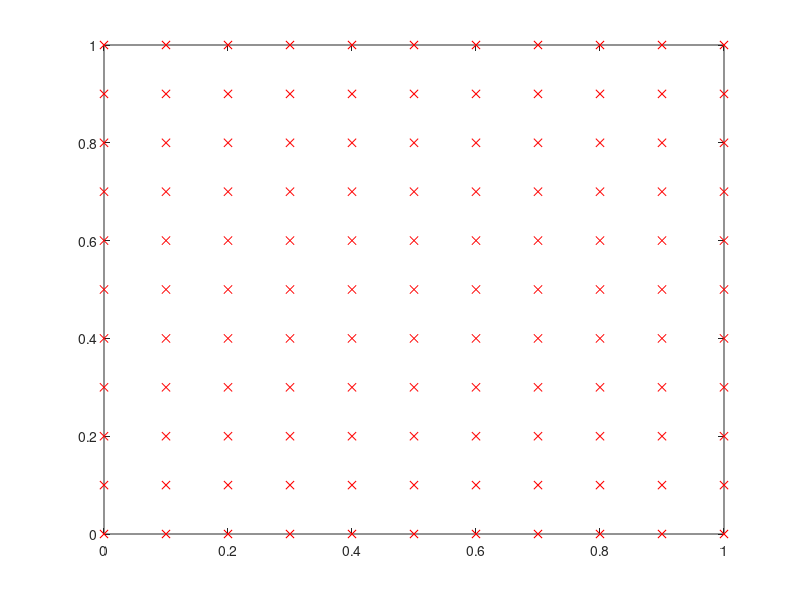

Reproduce this figure in MATLAB.
x = rand(10000,2);[a,b] = meshgrid(0:0.1:1);gridPoints = [a(:), b(:)];plot(x(:,1), x(:,2), '.')hold onclfplot(gridPoints(:,1), gridPoints(:,2), 'xr', 'Markersize', 6)